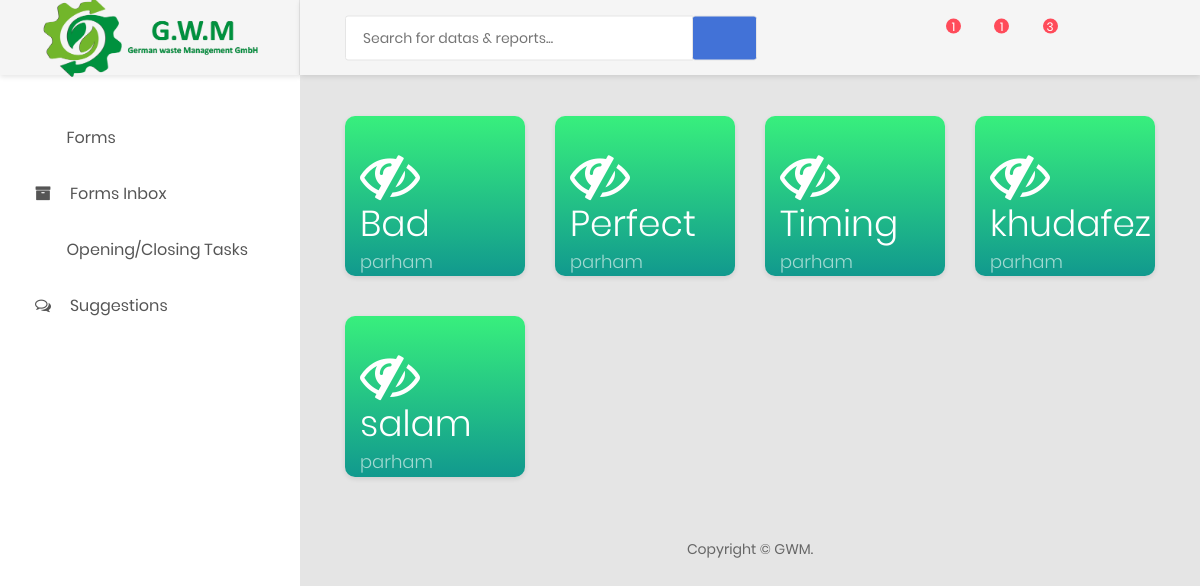
The app's page /dashboard/suggestions/admin/, older data.
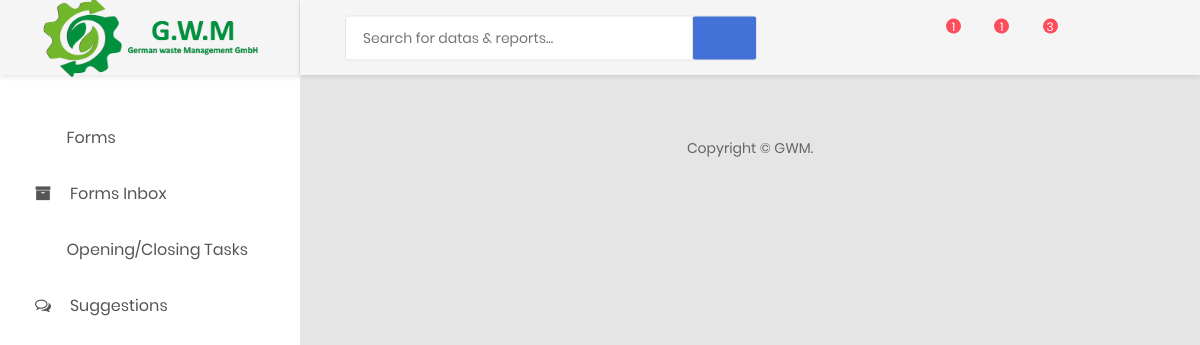
The same page, newer data.
### suggestions/models.py (models this page shows, shortened)
class SuggestionSample(models.Model):
    user = models.ForeignKey("dashboard.User", related_name='octuserS' , on_delete=models.CASCADE)
    title = models.CharField(max_length=50)
    description = models.TextField()
    isSeen = models.BooleanField(default=False)

### dashboard/models.py (models this page shows, shortened)
class User(AbstractUser):
    email = models.CharField(max_length=80,unique=True)
    username = models.CharField(max_length=45,unique=True)
    first_name = models.CharField(max_length=45)
    last_name =  models.CharField(max_length=45)
    role = models.CharField(max_length=45, choices=ROLES)
    department = models.ForeignKey("Department",on_delete=models.SET_NULL, null=True)
    USERNAME_FIELD="username"
    REQUIRED_FIELDS=['email',"first_name","last_name","role"]
    def __str__(self):
        return self.username

### suggestions/views.py (the view)
# urls.py: path("admin/", views.get_all_suggestion, name="suggestions-admin"),
def get_all_suggestion(request):
    data = SuggestionSample.objects.order_by('user','title')
    return render(request,'suggestions/suggestions-admin.html', {'page':'suggestions-admin', 'data' : data})

### suggestions/templates/suggestions/suggestions-admin.html (shortened to what this page needs)
{% extends 'dashboard/base.html' %}
{% block content %}
<div class="row">
    {% for item in data %}
        <div class="col-sm-6 col-lg-3">
            <div data-toggle="modal" data-target='#show_{{item.id}}' class="overview-item overview-item--c2">
                <div class="overview__inner">
                    <div class="overview-box clearfix">
                        <div class="icon">
                        {% if item.isSeen %}
                        <i class= "fa fa-eye"></i>
                        {% else %}
                        <i class= "fa fa-eye-slash"></i>
                        {% endif %}
                        </div>
                        <div class="text">
                            <h2>{{item.title}}</h2>
                            <span>{{item.user}}</span>
                        </div>
                    </div>
                </div>
            </div>
        </div>
    {% endfor %}
</div>
{% endblock content %}

### dashboard/templates/dashboard/base.html (shortened to what this page needs)
<!DOCTYPE html>
<html lang="en">
<head>
    {% load static %}
    <link href={% static "css/font-face.css" %} rel="stylesheet" media="all">
    <link href={% static "vendor/font-awesome-4.7/css/font-awesome.min.css" %} rel="stylesheet" media="all">
    <link href={% static "vendor/font-awesome-5/css/fontawesome-all.min.css" %} rel="stylesheet" media="all">
    <link href={% static "vendor/mdi-font/css/material-design-iconic-font.min.css" %} rel="stylesheet" media="all">
    <link rel="stylesheet" href="https://cdnjs.cloudflare.com/ajax/libs/font-awesome/4.7.0/css/font-awesome.min.css">
    <link href={% static "vendor/bootstrap-4.1/bootstrap.min.css" %} rel="stylesheet" media="all">
    <link href={% static "vendor/animsition/animsition.min.css" %} rel="stylesheet" media="all">
    <link href={% static "vendor/bootstrap-progressbar/bootstrap-progressbar-3.3.4.min.css" %} rel="stylesheet" media="all">
    <link href={% static "vendor/wow/animate.css" %} rel="stylesheet" media="all">
    <link href={% static "vendor/css-hamburgers/hamburgers.min.css" %} rel="stylesheet" media="all">
    <link href={% static "vendor/slick/slick.css" %} rel="stylesheet" media="all">
    <link href={% static "vendor/select2/select2.min.css" %} rel="stylesheet" media="all">
    <link href={% static "vendor/perfect-scrollbar/perfect-scrollbar.css" %} rel="stylesheet" media="all">
    <link href={% static "css/theme.css" %} rel="stylesheet" media="all">
</head>
<body class="animsition">
    <div class="page-wrapper">
        <aside class="menu-sidebar d-none d-lg-block">
            <div class="logo">
                <a href="#">
                    <img src={% static "images/icon/logo.png"%} alt="Cool Admin" />
                </a>
            </div>
            <div class="menu-sidebar__content js-scrollbar1">
                <nav class="navbar-sidebar">
                    <ul class="list-unstyled navbar__list">
                        <li {% if page == "forms" %} class="active" {% endif %}>
                            <a href={% url "forms"%}>
                                <i class="far fa-check-square"></i>Forms</a>
                        </li>
                        <li {% if page == "forms-inbox" %} class="active" {% endif %}>
                            <a href={% url "forms-inbox"%}>
                                <i class="fa fa-archive"></i>Forms Inbox</a>
                        </li>
                        <li {% if page == "oc-tasks" %} class="active" {% endif %}>
                            <a href={% url "oc-tasks"%}>
                                <i class="far  fa-calendar-o"></i>Opening/Closing Tasks</a>
                        </li>
                        <li {% if page == "suggestions" %} class="active" {% endif %}>
                            <a href={% url "suggestions"%}>
                                <i class="fa fa-comments-o" style="font-size:16px"></i>Suggestions</a>
                        </li>
                    </ul>
                </nav>
            </div>
        </aside>
        <div class="page-container">
            <header class="header-desktop">
                <div class="section__content section__content--p30">
                    <div class="container-fluid">
                        <div class="header-wrap">
                            <form class="form-header" action="" method="POST">
                                <input class="au-input au-input--xl" type="text" name="search" placeholder="Search for datas &amp; reports..." />
                                <button class="au-btn--submit" type="submit">
                                    <i class="zmdi zmdi-search"></i>
                                </button>
                            </form>
                            <div class="header-button">
                                <div class="noti-wrap">
                                    <div class="noti__item js-item-menu">
                                        <i class="zmdi zmdi-comment-more"></i>
                                        <span class="quantity">1</span>
                                    </div>
                                    <div class="noti__item js-item-menu">
                                        <i class="zmdi zmdi-email"></i>
                                        <span class="quantity">1</span>
                                    </div>
                                    <div class="noti__item js-item-menu">
                                        <i class="zmdi zmdi-notifications"></i>
                                        <span class="quantity">3</span>
                                    </div>
                                </div>
                                <div class="account-wrap">
                                    <div class="account-item clearfix js-item-menu">
                                        <div class="image">
                                        </div>
                                        <div class="content">
                                            <a class="js-acc-btn" href="#">{{ user.first_name }} {{ user.last_name }}</a>
                                        </div>
                                    </div>
                                </div>
                            </div>
                        </div>
                    </div>
                </div>
            </header>
            <div class="main-content">
                <div class="section__content section__content--p30">
                    <div class="container-fluid">
                        {% block content %}
                        {% endblock content %}
                        <div class="row">
                            <div class="col-md-12">
                                <div class="copyright">
                                    <p>Copyright © GWM.</p>
                                </div>
                            </div>
                        </div>
                    </div>
                </div>
            </div>
        </div>
    </div>
</body>
</html>

Row changes from the older to the newer data that the page shows:
removed SuggestionSample: isSeen False (drawn), title "Bad", user "parham"
removed SuggestionSample: isSeen False (drawn), title "Perfect", user "parham"
removed SuggestionSample: isSeen False (drawn), title "Timing", user "parham"
removed SuggestionSample: isSeen False (drawn), title "khudafez", user "parham"
removed SuggestionSample: isSeen False (drawn), title "salam", user "parham"
